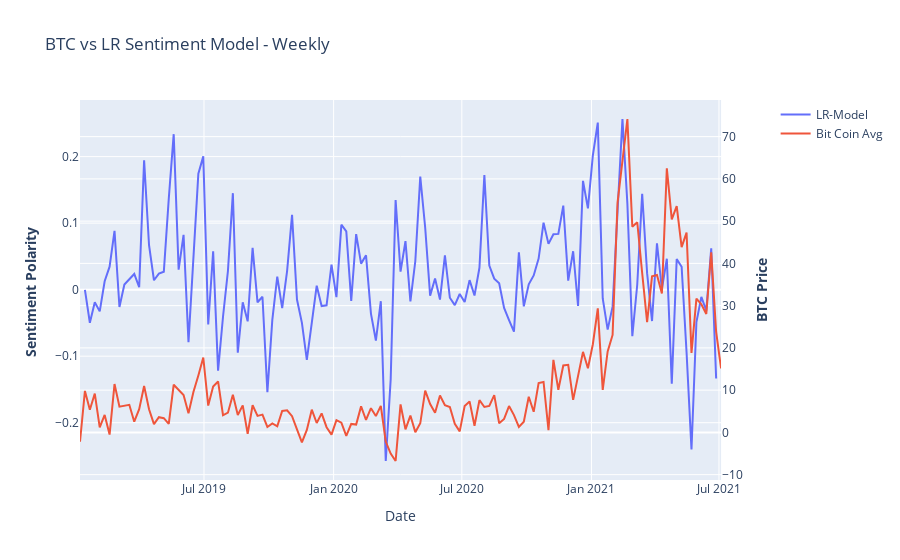

The notebook cell saved with this chart:
### Code cell
# Create figure with secondary y-axis
fig = make_subplots(specs=[[{"secondary_y": True}]])

# Add traces
fig.add_trace(
    go.Scatter(x=btc_price_avg.pct_change().index, y=btc_price_avg.pct_change(), name="LR-Model"),
    secondary_y=False,
)

fig.add_trace(
    go.Scatter(x=a.index, y=a, name="Bit Coin Avg"),
    secondary_y=True,
)

# Add figure title
fig.update_layout(
    title_text="BTC vs LR Sentiment Model - Weekly"
)

# Set x-axis title
fig.update_xaxes(title_text="Date")

# Set y-axes titles
fig.update_yaxes(title_text="<b>Sentiment Polarity </b>", secondary_y=False)
fig.update_yaxes(title_text="<b>BTC Price</b>", secondary_y=True)

fig.show()

### Figure 1 — Plotly figure (JSON) as saved in the notebook; plotly's stock layout.template omitted (floating-point values rounded to 4 significant figures; data arrays with more than 128 entries replaced by an {"elided": "..."} marker saying what was removed)
{"data": [{"name": "LR-Model", "type": "scatter", "x": {"elided": "130 str values"}, "xaxis": "x", "y": {"elided": "130 float values"}, "yaxis": "y"}, {"name": "Bit Coin Avg", "type": "scatter", "x": {"elided": "131 str values"}, "xaxis": "x", "y": {"elided": "131 float values"}, "yaxis": "y2"}], "layout": {"title": {"text": "BTC vs LR Sentiment Model - Weekly"}, "xaxis": {"anchor": "y", "domain": [0, 0.94], "title": {"text": "Date"}}, "yaxis": {"anchor": "x", "domain": [0, 1], "title": {"text": "<b>Sentiment Polarity </b>"}}, "yaxis2": {"anchor": "x", "overlaying": "y", "side": "right", "title": {"text": "<b>BTC Price</b>"}}}}
